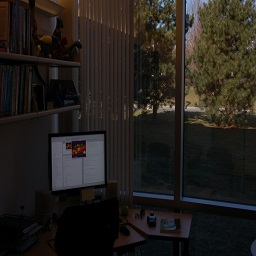
%> input picture assignment1/office.jpg, 256 x 256 px
$ octave --eval "histeq3;"   (GNU Octave 9; MATLAB toolbox functions it lacks are replaced by stand-ins)
%> lines starting %> are read from the running program, lines starting %| are printed output that depends on the picture
function histeq3()
   img = imread('office.jpg');
%> img is the input picture: size 256x256x3 uint8; mean R, G, B 35.5, 31.6, 27.3
   img = rgb2gray(img);
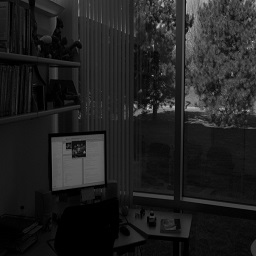
%> img: size 256x256 uint8; min 0, max 207, mean 32.2
   hist = calHist(img);
%> after the loop in calHist, `for i = 0:255`: h = 256 values, max 255 at index 1, min 0 at index 173, mean 96.96
%> hist has the same summary as h in calHist
   figure;
   stem(hist);
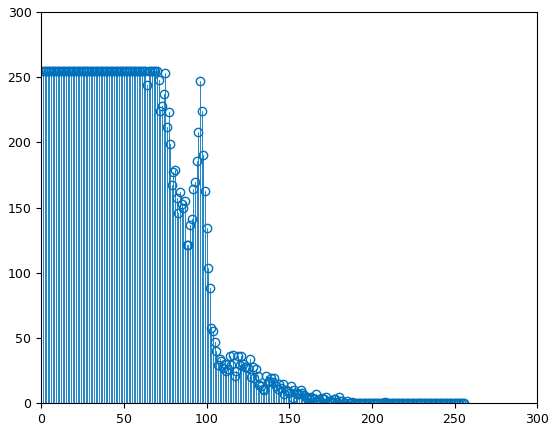
%> figure redrawn from the program's plot data; highest point at x = 1, y = 255
%> `histeq3;`:
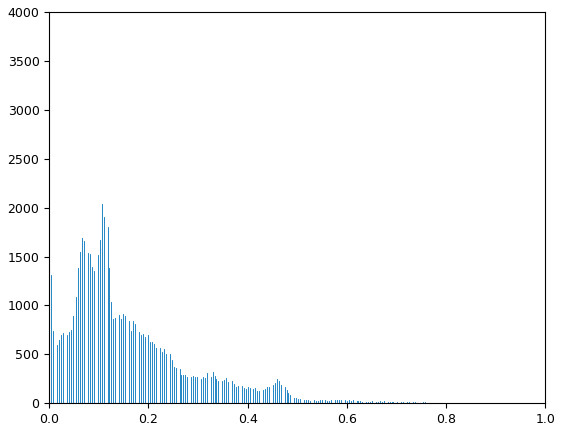
%> figure redrawn from the program's plot data; highest point at x = 0, y = 3520
   figure;
   imhist(mat2gray(img));
end

function h = calHist(img)
   img = img(:);
   h = zeros([256 1], 'uint8');
   for i = 0:255
       h(i + 1) = length(find(img == i));
   end

end

function cdf(hist)

end
